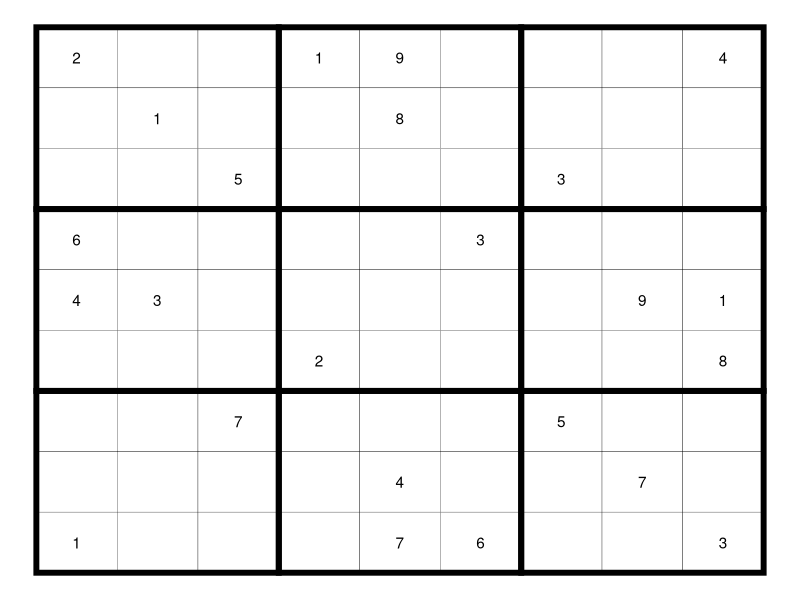
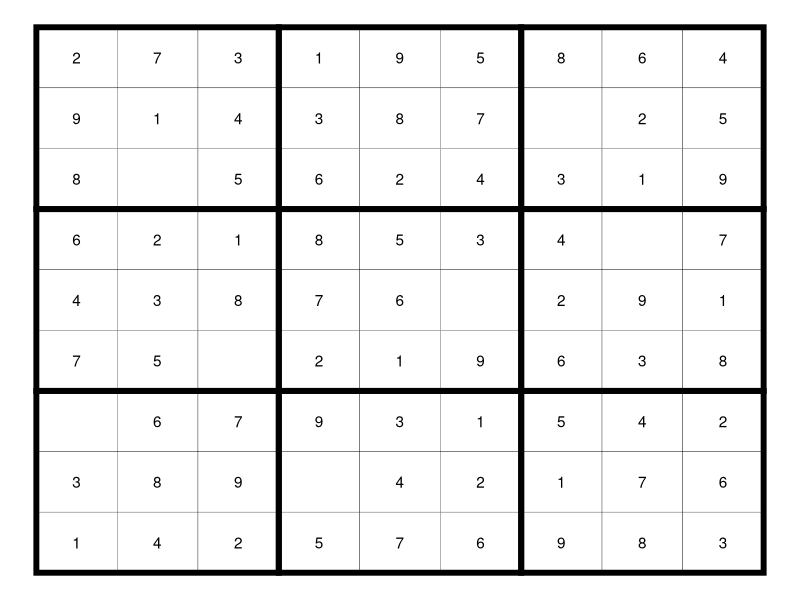

Write R code to recreate these figures, in order.
library(tidyverse)

initiate_empty_grid <- function() {
  tibble(
    value = NA,
    expand.grid(row=1:9, column=1:9)
  ) %>% 
    arrange(row, column)
}

add_value_xy <- function(grid, .row, .column, value) {
  idx <- which(grid$row == .row & grid$column == .column)
  grid[idx, "value"] <- value
  grid
}

plot_grid <- function(grid) {
  tile_centers <- expand.grid(row = 2 + 0:2*3, column = 2 + 0:2*3)
  ggplot(grid, aes(column, 10-row)) +
    geom_tile(fill = "white", color = "black", width = 1, height = 1) +
    geom_tile(aes(10-row, column), tile_centers, fill = NA, color = "black", width = 3, height = 3, linewidth = 2) +
    geom_text(aes(label = value)) +
    theme_void()
}

sudoku_grid <- initiate_empty_grid()
sudoku_grid <- add_value_xy(sudoku_grid, 1, 1, 2)
sudoku_grid <- add_value_xy(sudoku_grid, 1, 4, 1)
sudoku_grid <- add_value_xy(sudoku_grid, 1, 5, 9)
sudoku_grid <- add_value_xy(sudoku_grid, 1, 9, 4)
sudoku_grid <- add_value_xy(sudoku_grid, 2, 2, 1)
sudoku_grid <- add_value_xy(sudoku_grid, 2, 5, 8)
sudoku_grid <- add_value_xy(sudoku_grid, 3, 3, 5)
sudoku_grid <- add_value_xy(sudoku_grid, 3, 7, 3)
sudoku_grid <- add_value_xy(sudoku_grid, 4, 1, 6)
sudoku_grid <- add_value_xy(sudoku_grid, 4, 6, 3)
sudoku_grid <- add_value_xy(sudoku_grid, 5, 1, 4)
sudoku_grid <- add_value_xy(sudoku_grid, 5, 2, 3)
sudoku_grid <- add_value_xy(sudoku_grid, 5, 8, 9)
sudoku_grid <- add_value_xy(sudoku_grid, 5, 9, 1)
sudoku_grid <- add_value_xy(sudoku_grid, 6, 4, 2)
sudoku_grid <- add_value_xy(sudoku_grid, 6, 9, 8)
sudoku_grid <- add_value_xy(sudoku_grid, 7, 3, 7)
sudoku_grid <- add_value_xy(sudoku_grid, 7, 7, 5)
sudoku_grid <- add_value_xy(sudoku_grid, 8, 5, 4)
sudoku_grid <- add_value_xy(sudoku_grid, 8, 8, 7)
sudoku_grid <- add_value_xy(sudoku_grid, 9, 1, 1)
sudoku_grid <- add_value_xy(sudoku_grid, 9, 5, 7)
sudoku_grid <- add_value_xy(sudoku_grid, 9, 6, 6)
sudoku_grid <- add_value_xy(sudoku_grid, 9, 9, 3)
plot_grid(sudoku_grid)

get_tile_index <- function(index) {
  (index-1) %/% 3 + 1
}

get_tile_indices <- function(index) {
  1:3 + (index-1)*3
}

get_tile_values <- function(grid, .row, .column) {
  row_tile <- get_tile_index(.row)
  column_tile <- get_tile_index(.column)
  get_rows <- get_tile_indices(row_tile)
  get_columns <- get_tile_indices(column_tile)
  grid %>% 
    filter(row %in% get_rows & column %in% get_columns & !is.na(value)) %>% 
    pull(value)
}

get_cell_choices <- function(grid, .row, .column) {
  choices <- 1:9
  
  row_values_used <- grid %>% 
    filter(row == .row & !is.na(value)) %>% 
    pull(value)
  choices <- setdiff(choices, row_values_used)
  
  column_values_used <- grid %>% 
    filter(column == .column & !is.na(value)) %>% 
    pull(value)
  choices <- setdiff(choices, column_values_used)
  
  tile_values_used <- get_tile_values(grid, .row, .column)
  choices <- setdiff(choices, tile_values_used)
  
  choices
}
get_cell_choices(sudoku_grid, 1, 3)
get_cell_choices(sudoku_grid, 2, 4)
get_cell_choices(sudoku_grid, 3, 8)
get_cell_choices(sudoku_grid, 6, 8)
get_cell_choices(sudoku_grid, 8, 7)

only_cell_for_value <- function(grid, .value, .row, .column) {
  row_tile <- get_tile_index(.row)
  column_tile <- get_tile_index(.column)
  get_rows <- setdiff(get_tile_indices(row_tile), .row)
  get_columns <- setdiff(get_tile_indices(column_tile), .column)
  only_row <- grid %>%
      filter(row %in% get_rows & !is.na(value)) %>% 
      group_by(row) %>% 
      summarise(test = any(value == .value, na.rm = TRUE) | any(column == .column & !is.na(value))) %>% 
      pull() %>% 
      all()
  only_column <- grid %>%
      filter(column %in% get_columns) %>% 
      group_by(column) %>% 
      summarise(test = any(value == .value, na.rm = TRUE) | any(row == .row & !is.na(value))) %>% 
      pull() %>% 
      all()
  all(only_row, only_column)
}
only_cell_for_value(sudoku_grid, 1, 3, 8)

iteration <- 0
next_iteration <- 1
while(any(is.na(sudoku_grid$value)) & iteration < next_iteration) {
  iteration <- next_iteration
  message("iteration: ", iteration)
  for (row in 1:9) {
    for (column in 1:9) {
      if (!is.na(sudoku_grid[sudoku_grid$row == row & sudoku_grid$column == column, "value"])) {
        next
      }
      choices <- get_cell_choices(sudoku_grid, row, column)
      if (length(choices) == 1) {
        value <- choices
        # message("== choices ==")
        # message("row: ", row, ", column: ", column, ", value: ", value)
        sudoku_grid <- add_value_xy(sudoku_grid, row, column, value)
        next_iteration <- iteration + 1
        plot_grid(sudoku_grid)
        next
      }
      only_cell <- vapply(choices, only_cell_for_value, logical(1), grid = sudoku_grid, .row = row, .column = column)
      if (sum(only_cell) == 1) {
        value <- choices[only_cell]
        message("== only_cell ==")
        message("row: ", row, ", column: ", column, ", value: ", value)
        sudoku_grid <- add_value_xy(sudoku_grid, row, column, value)
        next_iteration <- iteration + 1
        plot_grid(sudoku_grid)
        next
      }
    }
  }
}
plot_grid(sudoku_grid)
